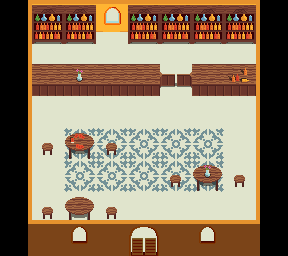

A level layout from a 2D game, rendered from its tile map. Below: a short description, then the map file with its tile-grid data intact:
An orthogonal 9x8 tile map with 32x32 px tiles, 3 tile layers (Base, Overlay, Table Decor), 2 tilesets and 4 objects (CardPlayer).

<map version="1.0" orientation="orthogonal" renderorder="right-down" width="9" height="8" tilewidth="32" tileheight="32" nextobjectid="5">
 <properties>
  <property name="Name" value="MiningTownSaloon" />
    <property name="DeadMap" value="Spirit_MiningTownSaloon" />
 </properties>
 <tileset firstgid="1" source="../../Tilesets/Interior.tsx" />
 <tileset firstgid="257" name="PlaceObjects" tilewidth="32" tileheight="32" tilecount="16" columns="4">
  <image source="../../Tilesets/PlaceObjects.png" width="128" height="128" />
  <tile id="0">
   <properties>
    <property name="ObjectName" value="ShootOnSight" />
   </properties>
  </tile>
 </tileset>
 <layer name="Base" width="9" height="8">
  <data encoding="csv">
0,1,1,3,1,1,1,1,0,
0,34,34,34,34,34,34,34,0,
0,34,34,34,34,34,34,34,0,
0,34,34,34,34,34,34,34,0,
0,34,33,33,33,33,33,34,0,
0,34,33,33,33,33,33,34,0,
0,34,34,34,34,34,34,34,0,
0,34,34,34,34,34,34,34,0
</data>
 </layer>
 <layer name="Overlay" width="9" height="8">
  <data encoding="csv">
6,36,36,0,36,36,36,36,7,
6,52,52,0,52,52,52,52,7,
6,81,81,81,81,82,81,81,7,
6,0,0,0,0,0,0,0,7,
6,70,54,70,0,0,0,0,7,
6,0,0,0,0,70,54,70,7,
6,70,54,70,0,0,0,0,7,
22,0,0,0,0,0,0,0,23
</data>
 </layer>
 <layer name="Table Decor" width="9" height="8">
  <data encoding="csv">
0,0,0,0,0,0,0,0,0,
0,0,0,0,0,0,0,0,0,
6,0,55,0,0,0,0,72,0,
6,0,0,0,0,0,0,0,0,
6,0,71,0,0,0,0,0,0,
6,0,0,0,0,0,55,0,0,
6,8,8,8,8,8,8,8,0,
22,17,18,17,19,17,18,17,0
</data>
 </layer>
 <objectgroup name="Objects">
  <object id="1" x="0" y="256" width="287.667" height="32">
   <properties>
    <property name="PortalTo" value="MiningTown:Saloon" />
   </properties>
  </object>
  <object id="2" x="128" y="224" width="32" height="32">
   <properties>
    <property name="PortalFrom" value="default" />
   </properties>
  </object>
  <object id="3" name="CardPlayer" gid="257" x="224" y="192" width="32" height="32">
   <properties>
    <property name="Knot" value="mining_town_card_player" />
    <property name="ObjectName" value="CardPlayer" />
    <property name="When" value="not player_is_dead" />
   </properties>
  </object>
  <object id="4" x="224" y="192" width="32" height="32">
   <properties>
    <property name="PortalFrom" value="card_game" />
   </properties>
  </object>
 </objectgroup>
</map>
